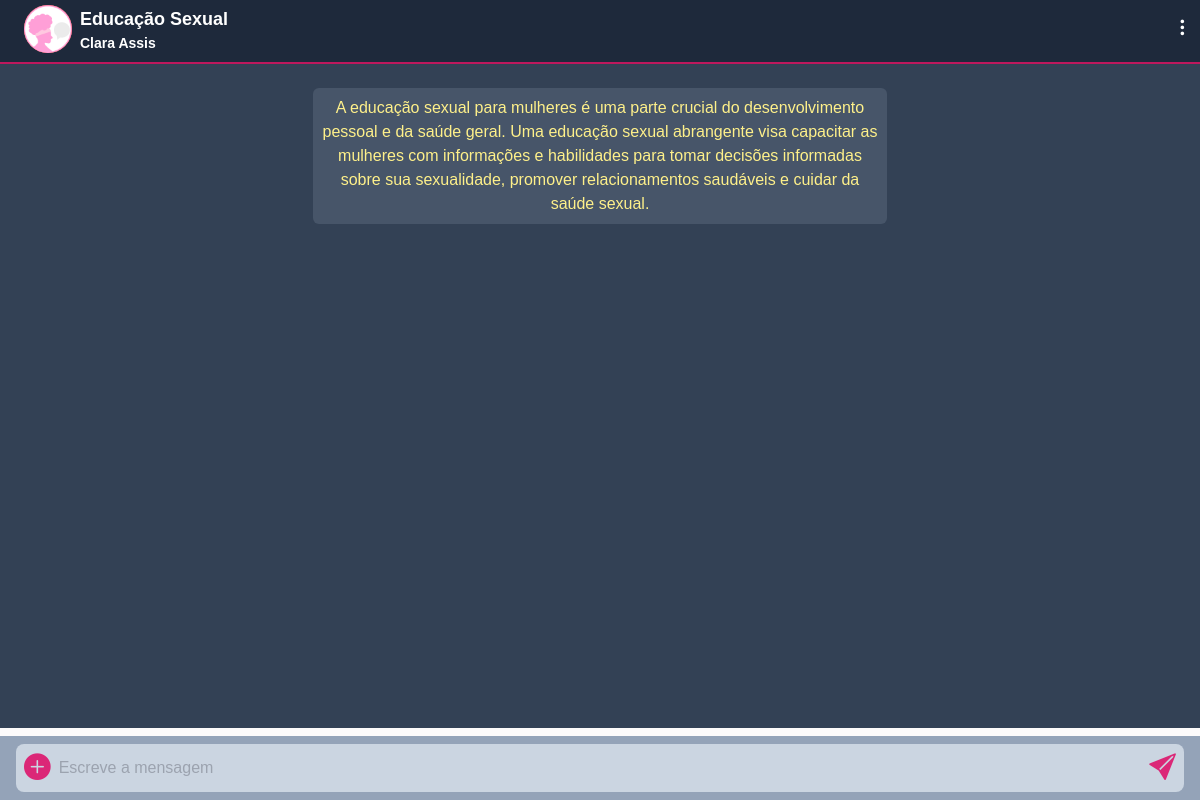
Screenshot of /views/chat.php?conversa_id=5 (signed in) with the database file from the repository.
### tables this page shows
CREATE TABLE `conversas` (
  `id` bigint UNSIGNED NOT NULL,
  `categoria_id` bigint UNSIGNED NOT NULL,
  `mensagemLida` tinyint NOT NULL DEFAULT '0',
  `created_at` timestamp NULL DEFAULT CURRENT_TIMESTAMP,
  `updated_at` timestamp NULL DEFAULT NULL
);

CREATE TABLE `categorias` (
  `id` bigint UNSIGNED NOT NULL,
  `tema` varchar(45) NOT NULL,
  `conteudo` text NOT NULL,
  `imagemUrl` varchar(255) NOT NULL,
  `created_at` timestamp NULL DEFAULT CURRENT_TIMESTAMP,
  `updated_at` timestamp NULL DEFAULT NULL
);

CREATE TABLE `users` (
  `id` bigint UNSIGNED NOT NULL,
  `primeiroNome` varchar(255) NOT NULL,
  `apelido` varchar(255) NOT NULL,
  `show` tinyint NOT NULL DEFAULT '0',
  `dataNasc` date NOT NULL,
  `email` varchar(255) NOT NULL,
  `password` varchar(255) NOT NULL,
  `tipo` enum('user','admin') NOT NULL DEFAULT 'user',
  `created_at` timestamp NULL DEFAULT NULL,
  `updated_at` timestamp NULL DEFAULT NULL
);

### views/chat.php (the view, shortened to what this page needs)
<?php
if (isset($_GET["conversa_id"])) {
    $conversa_id = $_GET["conversa_id"];
} else {
    header("Location: listaCategoria.php");
}
$con = new Conexao();
$conn = $con->getConexao();
$sql = "SELECT * FROM users WHERE id = ?";
$cmd = $conn->prepare($sql);
$cmd->bindValue(1, $_SESSION["users_id"]);
$cmd->execute();
$userAuth = $cmd->fetch(PDO::FETCH_ASSOC);
$sqlConversa = "SELECT * FROM categorias
inner join conversas
on conversas.categoria_id = categorias.id
where conversas.id = ?
limit 1
 ";
$cmd = $conn->prepare($sqlConversa);
$cmd->bindValue(1, $conversa_id);
$cmd->execute();
$conversaActual = $cmd->fetch(PDO::FETCH_ASSOC);
?>
<!DOCTYPE html>
<html lang="pt-BR">
<head>
    <script src="https://cdn.tailwindcss.com"></script>
    <link rel="stylesheet" href="https://cdn.jsdelivr.net/npm/bootstrap-icons@1.11.1/font/bootstrap-icons.css">
    <link rel="stylesheet" href="../assets/css/main.css">
    <link rel="stylesheet" href="../assets/css/chat.css">
    <link rel="stylesheet" href="https://cdnjs.cloudflare.com/ajax/libs/emojionearea/3.4.2/emojionearea.min.css">
</head>
<body class="max-h-[90vh]">
    <header class="border-b-2 border-pink-700 bg-slate-800  z-50 pb-1 h-[4rem] fixed  w-full flex  justify-between px-2 items-center font-bold  text-lg">
        <div class="flex gap-2 items-center">
            <div class="ms-4 bg-white rounded-full w-12 h-12">
                <a href="inicio.php">
                   <img src="../assets/img/Logo.png" alt="" class="rounded-full bg-red-600 w-full h-full">
                </a>
            </div>
            <div class="flex flex-col text-white justify-center w-[80vw]">
                <h2 class="text-start break-words"> <?= $conversaActual["tema"] ?></h2>
                <small class="text-sm text-start"><?= $userAuth["primeiroNome"] . " " . $userAuth["apelido"]; ?></small>
            </div>
        </div>
        <aside class="">
            <i class="bi bi-three-dots-vertical text-white"></i>
        </aside>
    </header>
    <main class=" w-full  -z-10 main overflow-y-scroll  bg-slate-700 px-2 pt-20 pb-3" id="chatBox" style="height: 91vh;">
       <div class=" rounded-md w-auto max-w-[90%] md:max-w-[70%] flex justify-center mx-auto p-1">
       <span class="flex flex-col max-w-[70%]  bg-slate-600  text-center  text-yellow-200 justify-center p-2 my-1  rounded-md">
       <?= $conversaActual["conteudo"] ?>
       </span>
       </div>
    </main>
    <form method="post" enctype="multipart/form-data" action="" class="flex items-center fixed bottom-0 inset-x-0 h-16 bg-slate-400  px-4">
        <div class=" bg-slate-300 z-auto flex items-center rounded-lg w-full  h-12 px-2">
            <span>
                <i class="bi bi-plus-circle-fill text-[20pt] text-pink-600 cursor-pointer"></i>
            </span>
            <input type="text" placeholder="Escreve a mensagem" id="mensagem" oninput="verificarConteudo()" class="ms-2 h-8 border-noneoutline-none w-[100%] bg-slate-300 shadow-none border-none outline-none text-black">
            <br>
            <button type="submit" onclick="enviar()" id="btnSend" class="flex float-left">
                <i class="bi bi-send-fill text-[20pt]  text-pink-600 cursor-pointer"></i>
            </button>
        </div>
    </form>
</body>
</html>

### assets/css/main.css (style rules this page uses)
:root { --primary: #f299d3; --secondary: #f079f2; --white: #f2f2f2; --suave: #f2c2d8; --black: #0d0d0d; --grey: #fcfafa; --fontPoppins: "Poppins", sans-serif; --fontInter: "Inter", sans-serif; font-size: 16px; box-sizing: border-box; }
html, body { scroll-behavior: smooth; font-family: var(--fontPoppins); background-color: var(--grey); }
i { font-size: 1.2rem; }

### assets/css/chat.css (style rules this page uses)
body { padding: 0px !important; margin: 0px !important; }
.main { overflow-y: scroll !important; }

### views/chat.php (style rules this page uses)
body { text-align: center; }

### rows the page displays
conversas: categoria.tema "Educação Sexual", categoria.conteudo "A educação sexual para mulheres é uma parte crucial do desenvolvimento pessoal e da saúde geral. Uma educação sexual abrangente visa capacitar as mulheres com informações e habilidades para tomar decisões informadas sobre sua sexualidade, promover relacionamentos saudáveis e cuidar da saúde sexual."
users: primeiroNome "Clara", apelido "Assis"
